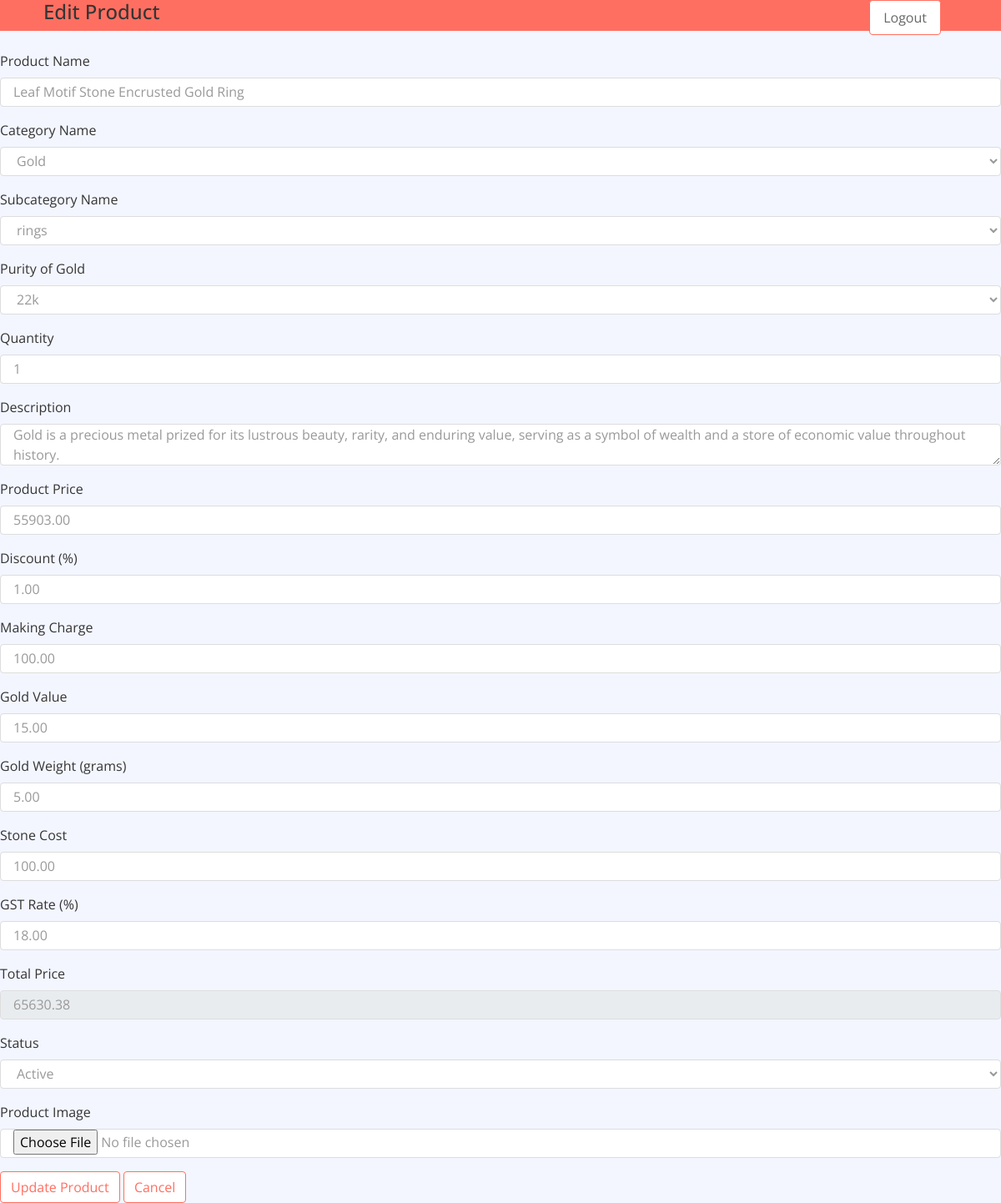
The app's page /edit_product/1/ with its own data.
### userapp/models.py (models this page shows, shortened)
class Product(models.Model):
    product_id = models.AutoField(primary_key=True)
    product_name = models.CharField(max_length=255)
    category = models.CharField(max_length=100)
    subcategory = models.CharField(max_length=100)
    purity_of_gold = models.CharField(max_length=10, default='18k')
    quantity = models.IntegerField(default=1)
    description = models.TextField()
    status = models.CharField(max_length=20, choices=(("active", "Active"), ("inactive", "Inactive")))
    product_image = models.ImageField(upload_to='product_images/')
    price = models.DecimalField(max_digits=10, decimal_places=2)
    discount = models.DecimalField(max_digits=5, decimal_places=2, default=0)
    making_charge = models.DecimalField(max_digits=10, decimal_places=2, default=0)
    gold_value = models.DecimalField(max_digits=10, decimal_places=2, default=0)
    stone_cost = models.DecimalField(max_digits=10, decimal_places=2, default=0)
    gst_rate = models.DecimalField(max_digits=5, decimal_places=2, default=0)
    sale_price = models.DecimalField(max_digits=10, decimal_places=2, blank=True, null=True)
    gold_weight = models.DecimalField(max_digits=10, decimal_places=2, default=0) # New field for gold weight

### userapp/views.py (the view, shortened to what this page needs)
# urls.py: path('edit_product/<int:product_id>/', views.edit_product, name='edit_product'),
def edit_product(request, product_id):
    product = Product.objects.get(pk=product_id)
    return render(request, 'edit_product.html', {'product': product})

### template/edit_product.html (shortened to what this page needs)
{% load static %}
<!DOCTYPE html>
<html lang="en">
<head>
    <link href="https://stackpath.bootstrapcdn.com/bootstrap/4.4.1/css/bootstrap.min.css" rel="stylesheet">
    <link href="https://cdnjs.cloudflare.com/ajax/libs/font-awesome/5.10.0/css/all.min.css" rel="stylesheet">
    <link href="{% static 'lib/slick/slick.css' %}" rel="stylesheet">
    <link href="{% static 'lib/slick/slick-theme.css' %}" rel="stylesheet">
    <link href="{% static 'css/style.css' %}" rel="stylesheet">
</head>
<div class="nav">
    <div class="container-fluid">
        <nav class="navbar navbar-expand-md bg-dark navbar-dark">
            <h4>Edit Product</h4>
            <div class="collapse navbar-collapse justify-content-between" id="navbarCollapse">
                <div class="navbar-nav ml-auto">
                    <a href="" class="nav-item nav-link" style="color: white;"></a>
                    <body class="sub_page">
                        <div class="hero_area">
                            <header class="header_section">
                                <div class="logout-button-container">
                                    <a href="{% url 'logout' %}" class="btn btn-primary">Logout</a>
                                </div>
                                </div>
                    </div>
                </div>
                        </div>
                    </div>
<br>
      <div class="form-container" id="product-form">
        <form action="{% if product.product_id %}{% url 'edit_product' product_id=product.product_id %}{% else %}{% url 'add_product' %}{% endif %}" method="post" enctype="multipart/form-data" onsubmit="return validateProductForm();">
          <div class="form-group">
            <label for="product-name">Product Name</label>
            <input type="text" id="product-name" name="product-name" class="form-control" value="{{ product.product_name }}" required>
          </div>
          <div class="form-group">
            <label for="category-name">Category Name</label>
            <select id="category-name" name="category-name" class="form-control" required>
              <option value="gold" {% if product.category == 'gold' %}selected{% endif %}>Gold</option>
            </select>
          </div>
          <div class="form-group">
            <label for="subcategory-name">Subcategory Name</label>
            <select id="subcategory-name" name="subcategory-name" class="form-control" required>
              <option value="{{ product.subcategory }}" selected>{{ product.subcategory }}</option>
            </select>
          </div>
          <div class="form-group">
            <label for="purity-of-gold">Purity of Gold</label>
            <select id="purity-of-gold" name="purity-of-gold" class="form-control" required>
              <option value="22k" {% if product.purity_of_gold == '22k' %}selected{% endif %}>22k</option>
            </select>
          </div>
          <div class="form-group">
            <label for="quantity">Quantity</label>
            <input type="number" id="quantity" name="quantity" class="form-control" value="{{ product.quantity }}" required>
          </div>
          <div class="form-group">
            <label for="description">Description</label>
            <textarea id="description" name="description" class="form-control" required>{{ product.description }}</textarea>
          </div>
          <div class="form-group">
            <label for="price">Product Price</label>
            <input type="number" id="price" name="price" class="form-control" value="{{ product.price }}" required>
          </div>
          <div class="form-group">
            <label for="discount">Discount (%)</label>
            <input type="number" id="discount" name="discount" class="form-control" value="{{ product.discount }}">
          </div>
          <div class="form-group">
            <label for="making-charge">Making Charge</label>
            <input type="number" id="making-charge" name="making-charge" class="form-control" value="{{ product.making_charge }}" oninput="calculateTotalPrice()">
          </div>
          <div class="form-group">
            <label for="gold-value">Gold Value</label>
            <input type="number" id="gold-value" name="gold-value" class="form-control" value="{{ product.gold_value }}" oninput="calculateTotalPrice()">
          </div>
          <div class="form-group">
            <label for="gold-weight">Gold Weight (grams)</label>
            <input type="number" id="gold-weight" name="gold-weight" class="form-control" value="{{ product.gold_weight }}" oninput="calculateTotalPrice()">
        </div>
          <div class="form-group">
            <label for="stone-cost">Stone Cost</label>
            <input type="number" id="stone-cost" name="stone-cost" class="form-control" value="{{ product.stone_cost }}" oninput="calculateTotalPrice()">
          </div>
          <div class="form-group">
            <label for="gst-rate">GST Rate (%)</label>
            <input type="number" id="gst-rate" name="gst-rate" class="form-control" value="{{ product.gst_rate }}" oninput="calculateTotalPrice()">
          </div>
          <div class="form-group">
            <label for="sale-price">Total Price</label>
            <input type="number" id="sale-price" name="sale-price" class="form-control" value="{{ product.sale_price }}" readonly>
          </div>
          <div class="form-group">
            <label for="status">Status</label>
            <select id="status" name="status" class="form-control" required>
              <option value="active" {% if product.status == 'active' %}selected{% endif %}>Active</option>
            </select>
          </div>
          <div class="form-group">
            <label for="product-image">Product Image</label>
            <input type="file" id="product-image" name="product-image" class="form-control" accept="image/*">
          </div>
          <button type="submit" class="btn btn-primary">Update Product</button>
          <button type="submit" href="{% url "viewproduct" %}" class="btn btn-primary">Cancel</button>
        </form>
      </div>

### static/css/style.css (style rules this page uses)
body { color: #353535; font-family: 'Open Sans', sans-serif; font-weight: 400; background: #f3f6ff; }
a { color: #FF6F61; }
@media (min-width: 992px) { .container-fluid { padding-right: 60px; padding-left: 60px; } }
.form-control, .custom-select { width: 100%; height: 35px; padding: 0 15px; color: #999999; border: 1px solid #dddddd; margin-bottom: 15px }
.btn { color: #FF6F61; background: #ffffff; border: 1px solid #FF6F61; }
.nav { position: relative; }
@media (min-width: 992px) { .nav .container-fluid { padding-left: 52px; padding-right: 52px; } }
.nav .navbar { height: 100%; padding: 0; }
@media (min-width: 768px) { .nav, .nav .navbar { background: #FF6F61 !important; } }
@media (min-width: 768px) { .nav .navbar-dark a.nav-link { color: #ffffff; font-size: 14px; text-transform: uppercase; } }

### template/edit_product.html (style rules this page uses)
.logout-button-container { position: absolute; top: 0; right: 20px; color: #ccc; }
.logout-button-container a { color: #666; text-decoration: none; padding: 8px 16px; border-radius: 4px; }

### records on screen
Product: product-name "Leaf Motif Stone Encrusted Gold Ring", category-name "Gold", subcategory-name "rings", purity-of-gold "22k", quantity "1", description "Gold is a precious metal prized for its lustrous beauty, rarity, and enduring value, serving as a symbol of wealth and a store of economic value throughout history.", price "55903.00", discount "1.00", making-charge "100.00", gold-value "15.00", gold-weight "5.00", stone-cost "100.00", gst-rate "18.00", sale-price "65630.38", status "Active"
